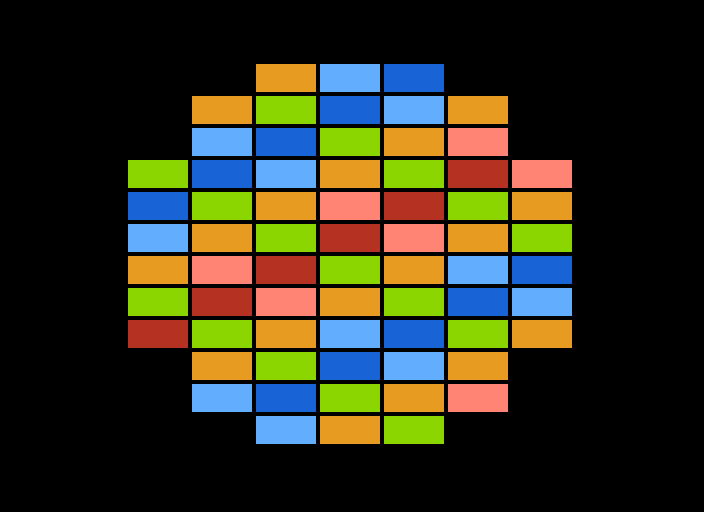

This game map was drawn from its Tiled (.tmx) file and the tilesets committed beside it. A one-line description and the full map source follow:
An orthogonal 11x16 tile map with 64x32 px tiles, 1 tile layer (Level).

<map version="1.10" tiledversion="1.10.2" orientation="orthogonal" renderorder="right-down" width="11" height="16" tilewidth="64" tileheight="32" infinite="0" nextlayerid="2" nextobjectid="1">
 <tileset firstgid="1" name="tileset" tilewidth="64" tileheight="32" tilecount="12" columns="4">
  <image source="tileset.png" width="256" height="96" />
 </tileset>
 <layer id="1" name="Level" width="11" height="16">
  <data encoding="csv">
0,0,0,0,0,0,0,0,0,0,0,
0,0,0,0,0,0,0,0,0,0,0,
0,0,0,0,8,3,6,0,0,0,0,
0,0,0,8,4,6,3,8,0,0,0,
0,0,0,3,6,4,8,2,0,0,0,
0,0,4,6,3,8,4,5,2,0,0,
0,0,6,4,8,2,5,4,8,0,0,
0,0,3,8,4,5,2,8,4,0,0,
0,0,8,2,5,4,8,3,6,0,0,
0,0,4,5,2,8,4,6,3,0,0,
0,0,5,4,8,3,6,4,8,0,0,
0,0,0,8,4,6,3,8,0,0,0,
0,0,0,3,6,4,8,2,0,0,0,
0,0,0,0,3,8,4,0,0,0,0,
0,0,0,0,0,0,0,0,0,0,0,
0,0,0,0,0,0,0,0,0,0,0
</data>
 </layer>
</map>
